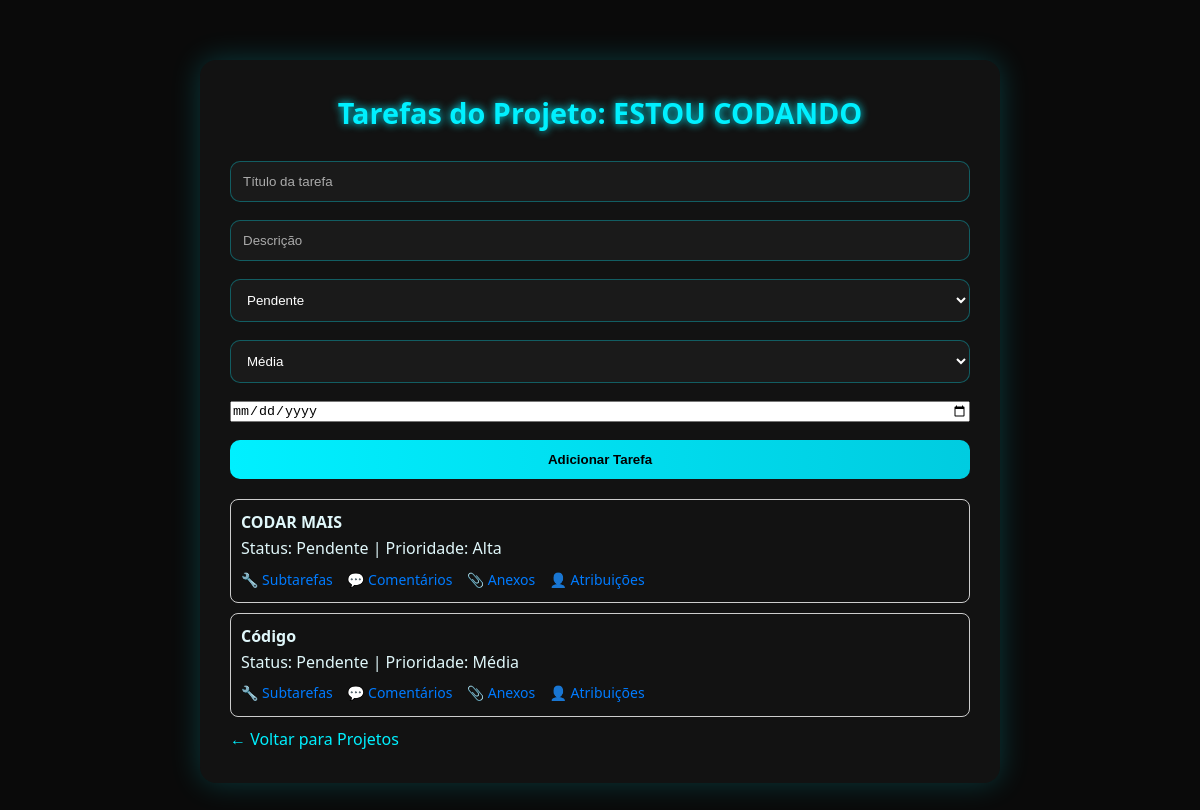
The app's page /tarefas/1 (signed in) with its own data.
### tables this page shows
CREATE TABLE projetos_tb (
            id_projeto INTEGER PRIMARY KEY AUTOINCREMENT,
            id_equipe INTEGER,
            nome_projeto TEXT NOT NULL,
            descricao TEXT,
            data_inicio DATE,
            data_fim DATE,
            FOREIGN KEY(id_equipe) REFERENCES equipes_tb(id_equipe)
        );

CREATE TABLE tarefas_tb (
            id_tarefa INTEGER PRIMARY KEY AUTOINCREMENT,
            id_projeto INTEGER,
            titulo TEXT NOT NULL,
            descricao TEXT,
            status TEXT,
            prioridade TEXT,
            data_criacao DATE,
            data_entrega DATE,
            FOREIGN KEY(id_projeto) REFERENCES projetos_tb(id_projeto)
        );

### app.py (the view, shortened to what this page needs)
@app.route('/tarefas/<int:id_projeto>', methods=['GET', 'POST'])
def tarefas(id_projeto):
    if 'usuario' not in session:
        return redirect('/login')
    conn = conectar()
    cursor = conn.cursor()
    cursor.execute('SELECT nome_projeto, id_equipe FROM projetos_tb WHERE id_projeto = ?', (id_projeto,))
    projeto = cursor.fetchone()
    id_equipe = projeto[1]
    cursor.execute('SELECT * FROM tarefas_tb WHERE id_projeto = ?', (id_projeto,))
    tarefas = cursor.fetchall()
    conn.close()
    return render_template('tarefas.html', projeto=projeto, tarefas=tarefas, id_projeto=id_projeto, id_equipe=id_equipe)

### app.py (called while the page is built)
def conectar():
    return sqlite3.connect("db/database.db")

### templates/tarefas.html (shortened to what this page needs)
<!DOCTYPE html>
<html lang="pt-br">
<head>
    <link rel="stylesheet" href="/static/style.css">
</head>
<body>
    <div class="container">
        <h2>Tarefas do Projeto: {{ projeto[0] }}</h2>
        <form method="POST" style="margin-bottom:20px;">
            <input type="text" name="titulo" placeholder="Título da tarefa" required>
            <input type="text" name="descricao" placeholder="Descrição">
            <select name="status">
                <option value="Pendente" selected>Pendente</option>
            </select>
            <select name="prioridade">
                <option value="Média" selected>Média</option>
            </select>
            <input type="date" name="data_entrega" placeholder="Data de entrega">
            <button type="submit">Adicionar Tarefa</button>
        </form>
        {% if tarefas %}
            {% for tarefa in tarefas %}
                <div class="tarefa-container">
                    <strong>{{ tarefa[2] }}</strong>
                    <p>Status: {{ tarefa[4] }} | Prioridade: {{ tarefa[5] }}</p>
                    <div class="acoes">
                        <a href="/subtarefas/{{ tarefa[0] }}">🔧 Subtarefas</a>
                        <a href="/comentarios/{{ tarefa[0] }}">💬 Comentários</a>
                        <a href="/anexos/{{ tarefa[0] }}">📎 Anexos</a>
                        <a href="/atribuicoes/{{ tarefa[0] }}">👤 Atribuições</a>
                    </div>
                </div>
            {% endfor %}
        {% else %}
            <p>Nenhuma tarefa cadastrada.</p>
        {% endif %}
        <p><a href="/projetos/{{ id_equipe }}">← Voltar para Projetos</a></p>
    </div>
</body>
</html>

### static/style.css (style rules this page uses)
* { margin: 0; padding: 0; box-sizing: border-box; }
body { background-color: #0a0a0a; font-family: 'Segoe UI', Roboto, Arial, sans-serif; color: #e0f7fa; line-height: 1.6; min-height: 100vh; }
.container { width: 90%; max-width: 800px; margin: 60px auto; padding: 30px; background-color: #121212; border-radius: 16px; box-shadow: 0 0 30px rgba(0, 240, 255, 0.2); }
h2 { text-align: center; margin-bottom: 25px; font-size: 1.8rem; color: #00f0ff; text-shadow: 0 0 8px #00f0ff; }
form { display: flex; flex-direction: column; gap: 18px; }
input[type="text"], input[type="email"], input[type="password"], input[type="file"], select { padding: 12px; background-color: #1a1a1a; color: #ffffff; border: 1px solid #00f0ff50; border-radius: 10px; transition: border 0.3s, background 0.3s; }
input::placeholder { color: #aaa; }
button { padding: 12px; background: linear-gradient(to right, #00f0ff, #00cce0); color: #000; font-weight: bold; border: none; border-radius: 10px; cursor: pointer; transition: transform 0.2s, box-shadow 0.2s; }
a { color: #00f0ff; text-decoration: none; transition: color 0.2s; }

### templates/tarefas.html (style rules this page uses)
.tarefa-container { border: 1px solid #ccc; padding: 10px; margin-bottom: 10px; border-radius: 8px; }
.acoes { margin-top: 5px; }
.acoes a { margin-right: 10px; text-decoration: none; font-size: 14px; color: #007BFF; }

### records on screen
projetos_tb: nome_projeto "ESTOU CODANDO"
tarefas_tb: titulo "CODAR MAIS", status "Pendente", prioridade "Alta"
tarefas_tb: titulo "Código", status "Pendente", prioridade "Média"
